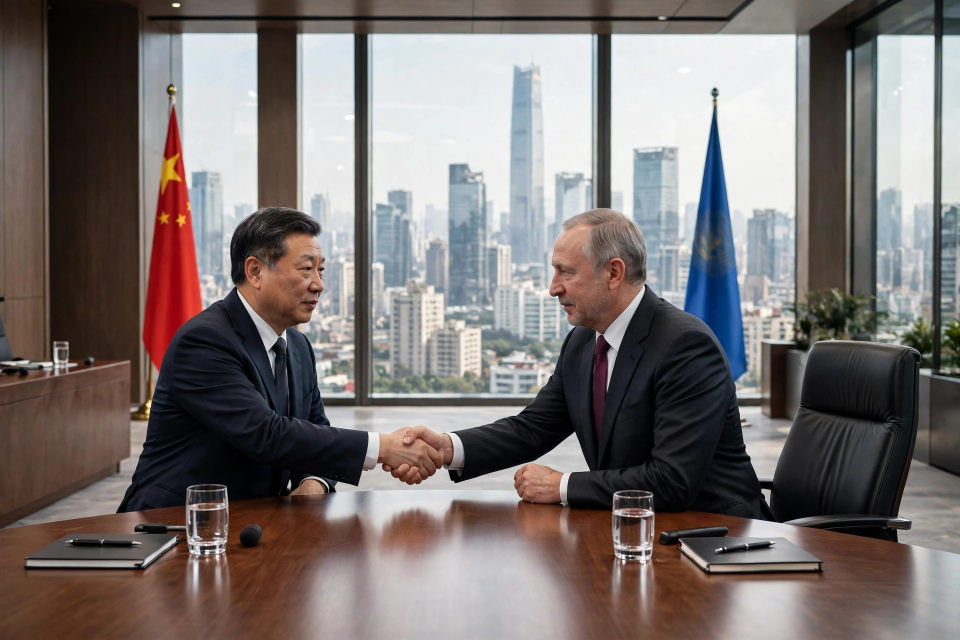
#> input picture panels/media-generation-panel-xi-putin-shenzhen-0-92c2fe18-8ecb-4c1f-a04a-138266af03f4.webp, 1920 x 1280 px (shown at 1/2 size)
$ python compose.py
#> lines starting #> are read from the running program, lines starting #| are printed output that depends on the picture
#!/usr/bin/env python3
"""Compose the news-image-20261118 entry: a 1024x1024 newspaper front page.

Layout (canvas 1024x1024, white paper background):
  masthead black band ......... y   0..100  "THE WORLD IN ONE DAY" +
                                          "WEDNESDAY, 18 NOVEMBER 2026"
  photo grid, 2x2 ............. y 108..744  two rows of 314
      each cell: photo 500x236 + caption bar 78 (red kicker + bold headline)
  "MORE FROM THE DAY" list .... y 752..1024  heading + 8 one-line headlines

All text is rendered here with PIL (DejaVu fonts); the four panel
illustrations contain no text at all. Output is JPEG bytes written to a
file named entry.png (the competition accepts JPEG bytes under that name),
at most 1,048,576 bytes.
"""

import os

from PIL import Image, ImageDraw, ImageFont

HERE = os.path.dirname(os.path.abspath(__file__))
PANELS_DIR = os.path.join(HERE, "panels")
OUT_PATH = os.path.join(HERE, "entry.png")

W, H = 1024, 1024
MASTHEAD_H = 100
MARGIN = 8
CELL_W = 500
PHOTO_H = 228
CAPTION_H = 86
ROW_H = PHOTO_H + CAPTION_H  # 314
GUTTER = 8
GRID_TOP = MASTHEAD_H + MARGIN          # 108
LIST_TOP = GRID_TOP + 2 * ROW_H + GUTTER  # 744
LIST_Y = LIST_TOP + MARGIN              # 752

BLACK = (0, 0, 0)
WHITE = (255, 255, 255)
PAPER = (250, 248, 242)
GOLD = (201, 162, 39)
RED = (178, 34, 34)
DARK = (20, 20, 20)
GREY = (90, 90, 90)

SERIF_BOLD = "/usr/share/fonts/truetype/dejavu/DejaVuSerif-Bold.ttf"
SANS_BOLD = "/usr/share/fonts/truetype/dejavu/DejaVuSans-Bold.ttf"
SANS = "/usr/share/fonts/truetype/dejavu/DejaVuSans.ttf"

PANELS = [
    {
        "file": "media-generation-panel-xi-putin-shenzhen-0-92c2fe18-8ecb-4c1f-a04a-138266af03f4.webp",
        "kicker": "CHINA  ·  APEC SUMMIT",
        "headline": "Xi meets Putin in Shenzhen ahead of Trump trilateral talks",
    },
    {
        "file": "media-generation-panel-gulf-war-hormuz-0-93e034b7-9e71-4003-9c4c-b813d149f9d8.webp",
        "kicker": "GULF  ·  WAR",
        "headline": "U.S. strikes Qeshm Island; Iran drones hit U.S. base in Kuwait",
    },
    {
        "file": "media-generation-panel-israel-knesset-0-f3ca275e-2745-4952-afae-64a2553771c5.webp",
        "kicker": "ISRAEL  ·  POLITICS",
        "headline": "Knesset elects Matan Kahana speaker as Netanyahu's foes win",
    },
    {
        "file": "media-generation-panel-alaska-senate-0-6c81b174-11bf-46ee-a0ca-384a49836676.webp",
        "kicker": "U.S.  ·  SENATE",
        "headline": "Peltola beats Sullivan in Alaska; Democrats eye 56\u201344 majority",
    },
]

# (kicker, rest) pairs; each renders as one line: bold red kicker + black text.
MORE = [
    ("UKRAINE", "Putin not ready for serious peace talks; 141 drones over Dnipro"),
    ("CYBER", "Tech-outage wave reaches the U.S. National Security Agency"),
    ("HEALTH", "U.S. loses its measles-free status"),
    ("INDIA", "Cyclone Akvan nears Odisha"),
    ("HAITI", "Thousands march in praise of El Salvador's Bukele"),
    ("MARKETS", "Nvidia revenue doubles to $115.84 billion"),
    ("RUSSIA", "Military plane crash kills 19"),
    ("ASIA", "Quad leaders meet in Manila; Trump announces Philippines trade deal"),
]


def font(path, size):
    return ImageFont.truetype(path, size)


def centre_crop_resize(img, w, h):
    """Centre-crop to the target aspect ratio, then resize to (w, h)."""
    sw, sh = img.size
    target = w / h
    src = sw / sh
    if src > target:  # too wide: crop sides
        nw = int(sh * target)
        x0 = (sw - nw) // 2
        img = img.crop((x0, 0, x0 + nw, sh))
    else:  # too tall: crop top/bottom
        nh = int(sw / target)
        y0 = (sh - nh) // 2
        img = img.crop((0, y0, sw, y0 + nh))
    return img.resize((w, h), Image.LANCZOS)


def wrap_text(draw, text, fnt, max_width, max_lines=2):
    """Greedy word wrap; returns a list of at most max_lines lines."""
    words = text.split()
    lines, cur = [], ""
    for word in words:
        trial = f"{cur} {word}".strip()
        if draw.textlength(trial, font=fnt) <= max_width:
            cur = trial
        else:
            if cur:
                lines.append(cur)
            cur = word
            if len(lines) == max_lines:
                break
    if cur and len(lines) < max_lines:
        lines.append(cur)
    return lines


def fit_headline(draw, text, max_width, start_size=25):
    """Largest bold size (down to 20) whose wrap fits in 2 lines."""
    size = start_size
    while size > 20:
        fnt = font(SANS_BOLD, size)
        if len(wrap_text(draw, text, fnt, max_width)) <= 2:
            return fnt, wrap_text(draw, text, fnt, max_width)
        size -= 1
    fnt = font(SANS_BOLD, 20)
    return fnt, wrap_text(draw, text, fnt, max_width)


def main():
    img = Image.new("RGB", (W, H), PAPER)
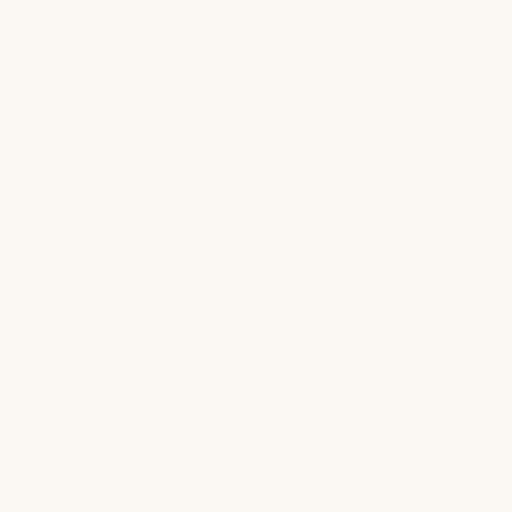
#> img: PIL image 1024x1024 RGB (shown at 1/2 size); mean R, G, B 250, 248, 242
    draw = ImageDraw.Draw(img)

    # ---- Masthead -------------------------------------------------------
    draw.rectangle([0, 0, W, MASTHEAD_H], fill=BLACK)
    title_fnt = font(SERIF_BOLD, 52)
    title = "THE WORLD IN ONE DAY"
    tw = draw.textlength(title, font=title_fnt)
#> tw = 752.8
    draw.text(((W - tw) / 2, 8), title, font=title_fnt, fill=WHITE)
    draw.rectangle([MARGIN, 66, W - MARGIN, 68], fill=GOLD)
    date_fnt = font(SANS_BOLD, 24)
    date = "WEDNESDAY, 18 NOVEMBER 2026"
    dw = draw.textlength(date, font=date_fnt)
#> dw = 452.5
    draw.text(((W - dw) / 2, 72), date, font=date_fnt, fill=GOLD)

    # ---- 2x2 photo grid -------------------------------------------------
    for i, panel in enumerate(PANELS):
        row, col = divmod(i, 2)
        x0 = MARGIN + col * (CELL_W + GUTTER)
        y0 = GRID_TOP + row * (ROW_H + GUTTER)
        src = Image.open(os.path.join(PANELS_DIR, panel["file"])).convert("RGB")
#> src is the input picture: PIL image 1920x1280 RGB; mean R, G, B 121.9, 114.3, 112.4
        img.paste(centre_crop_resize(src, CELL_W, PHOTO_H), (x0, y0))
#> in centre_crop_resize, `img = img.crop((0, y0, sw, y0 + nh))`:
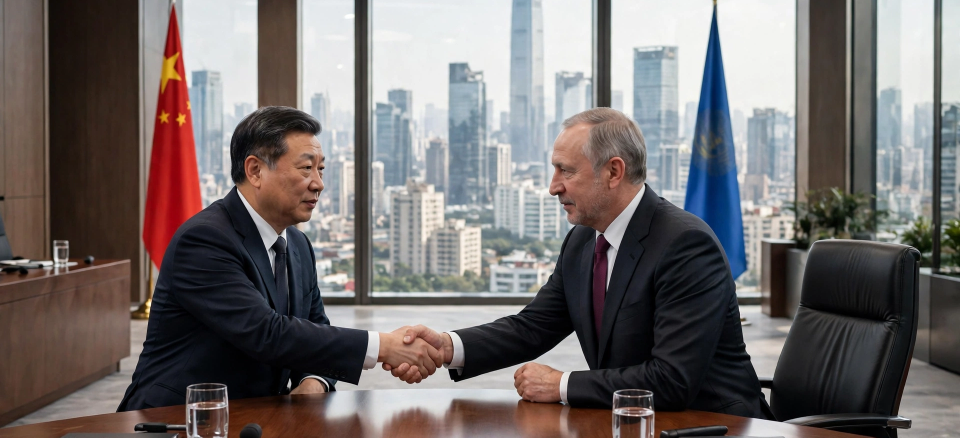
#> img: PIL image 1920x875 RGB (shown at 1/2 size); mean R, G, B 115.4, 109, 108.2
#> in centre_crop_resize, `return img.resize((w, h), Image.LANCZOS)`:
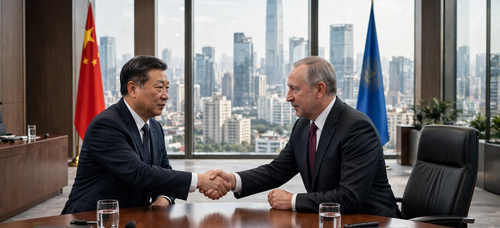
#> returned value: PIL image 500x228 RGB; mean R, G, B 115.4, 109, 108.2
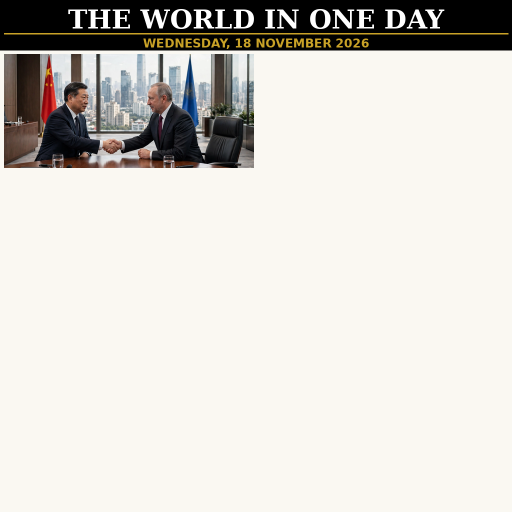
#> img: PIL image 1024x1024 RGB (shown at 1/2 size); mean R, G, B 214.8, 212.2, 206.6
        draw.rectangle([x0, y0, x0 + CELL_W - 1, y0 + PHOTO_H - 1],
                       outline=BLACK, width=1)
        # caption bar
        cy = y0 + PHOTO_H
        draw.rectangle([x0, cy, x0 + CELL_W, cy + CAPTION_H], fill=WHITE)
        kicker_fnt = font(SANS_BOLD, 16)
        draw.text((x0 + 10, cy + 6), panel["kicker"], font=kicker_fnt, fill=RED)
        head_fnt, lines = fit_headline(draw, panel["headline"], CELL_W - 20)
#> lines = ['Xi meets Putin in Shenzhen', 'ahead of Trump trilateral talks']
        ly = cy + 28
        for line in lines:
            draw.text((x0 + 10, ly), line, font=head_fnt, fill=DARK)
            ly += 26
#> this loop made 2 passes
#> (line, ly) on passes 1 to 2: ('Xi meets Putin in Shenzhen', 390), ('ahead of Trump trilateral talks', 416)
#> after the loop, ly = 416
#> pass 2 of the loop in main, `for i, panel in enumerate(PANELS):`:
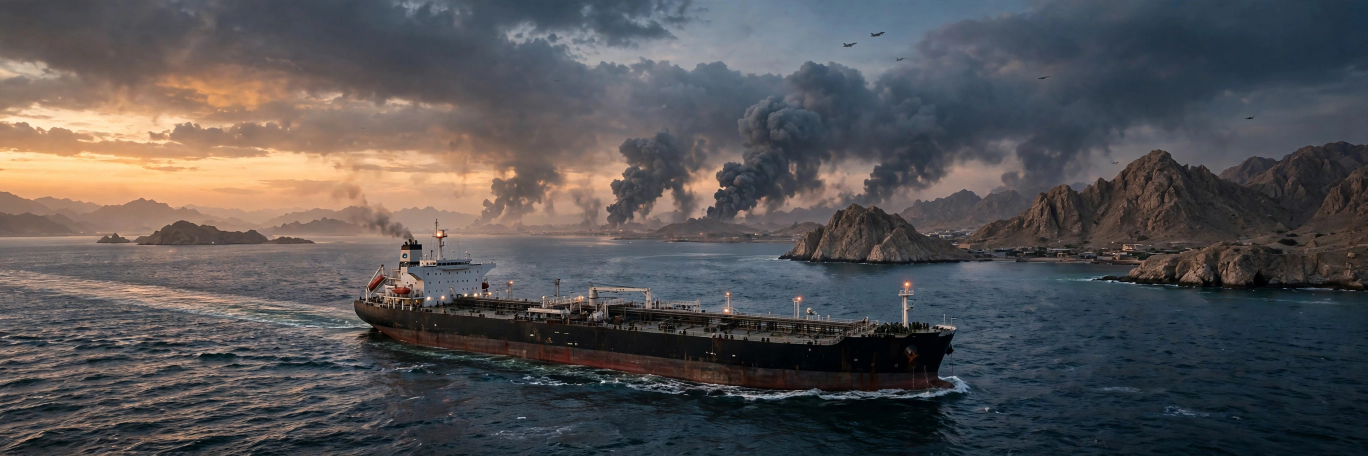
#> input picture panels/media-generation-panel-gulf-war-hormuz-0-93e034b7-9e71-4003-9c4c-b813d149f9d8.webp, 2736 x 912 px (shown at 1/2 size)
#> in main, src is the input picture: PIL image 2736x912 RGB; mean R, G, B 84.6, 82.5, 83.7
#> in centre_crop_resize (call 2), `return img.resize((w, h), Image.LANCZOS)`:
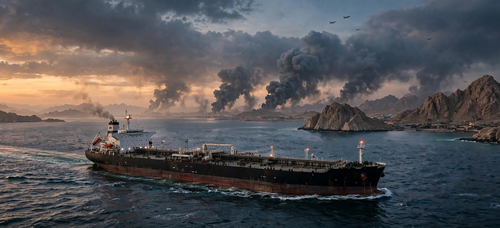
#> returned value: PIL image 500x228 RGB; mean R, G, B 84.2, 83.1, 85.7
#> in main, `img.paste(centre_crop_resize(src, CELL_W, PHOTO_H), (x0, y0))`:
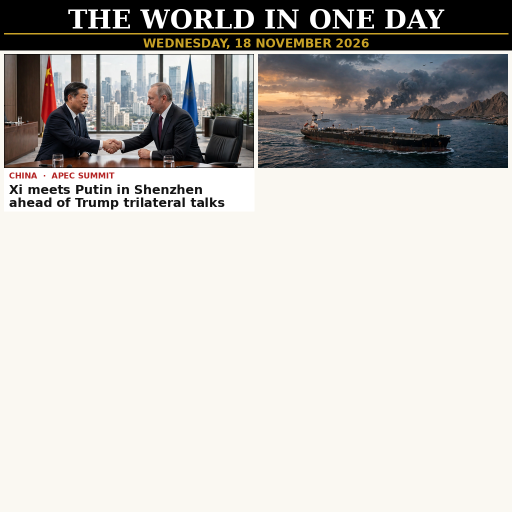
#> img: PIL image 1024x1024 RGB (shown at 1/2 size); mean R, G, B 195.3, 192.8, 188.3
#> lines = ['U.S. strikes Qeshm Island; Iran', 'drones hit U.S. base in Kuwait']
#> the loop in main, `for line in lines:` made 2 passes
#> after the loop in main, `for line in lines:`: ly = 416
#> pass 3 of the loop in main, `for i, panel in enumerate(PANELS):`:
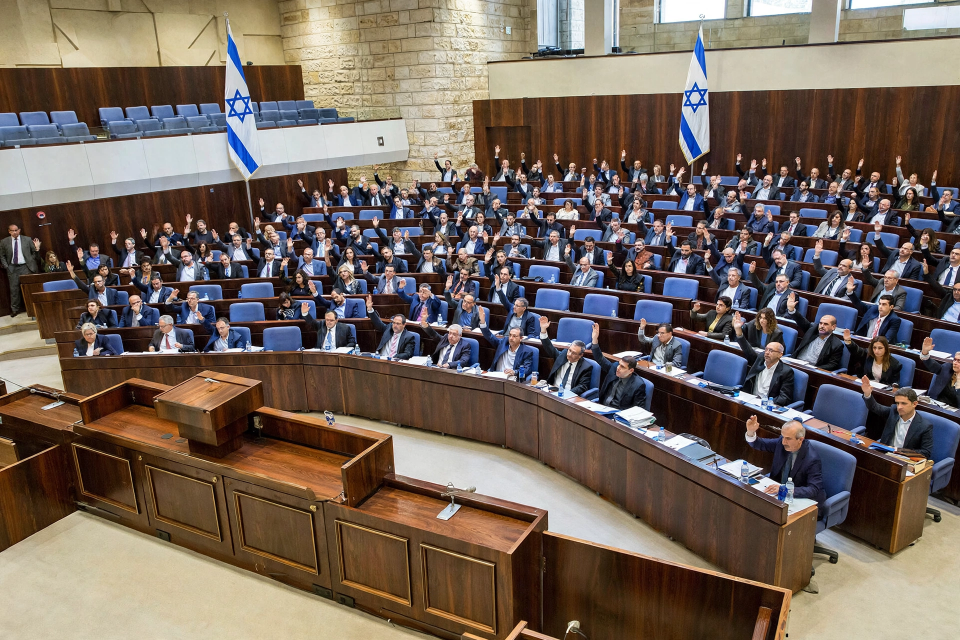
#> input picture panels/media-generation-panel-israel-knesset-0-f3ca275e-2745-4952-afae-64a2553771c5.webp, 1920 x 1280 px (shown at 1/2 size)
#> in main, src is the input picture: PIL image 1920x1280 RGB; mean R, G, B 114.9, 101.1, 91.3
#> in centre_crop_resize (call 3), `return img.resize((w, h), Image.LANCZOS)`:
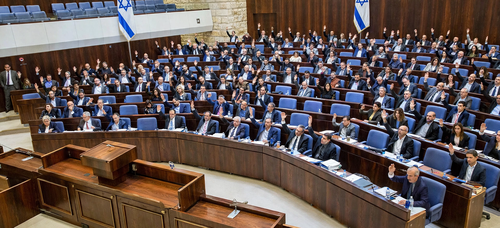
#> returned value: PIL image 500x228 RGB; mean R, G, B 97.8, 84.5, 82
#> in main, `img.paste(centre_crop_resize(src, CELL_W, PHOTO_H), (x0, y0))`:
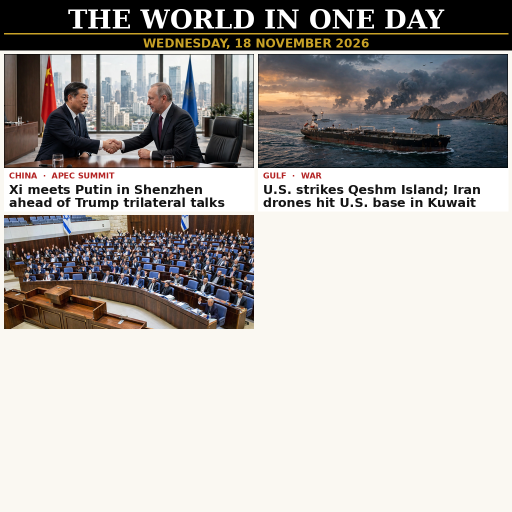
#> img: PIL image 1024x1024 RGB (shown at 1/2 size); mean R, G, B 177.4, 173.7, 169.9
#> lines = ['Knesset elects Matan Kahana', "speaker as Netanyahu's foes win"]
#> the loop in main, `for line in lines:` made 2 passes
#> (line, ly) on passes 1 to 2: ('Knesset elects Matan Kahana', 712), ("speaker as Netanyahu's foes win", 738)
#> after the loop in main, `for line in lines:`: ly = 738
#> the loop made 4 passes; the first 3 are shown

    # ---- MORE FROM THE DAY ----------------------------------------------
    draw.rectangle([0, LIST_TOP, W, LIST_TOP + 2], fill=BLACK)
    head_fnt = font(SANS_BOLD, 22)
    draw.text((MARGIN + 4, LIST_Y + 2), "MORE FROM THE DAY",
              font=head_fnt, fill=BLACK)
    date2_fnt = font(SANS_BOLD, 16)
    right = "18 NOVEMBER 2026"
    rw = draw.textlength(right, font=date2_fnt)
    draw.text((W - MARGIN - 4 - rw, LIST_Y + 7), right,
              font=date2_fnt, fill=GREY)
    draw.rectangle([MARGIN, LIST_Y + 32, W - MARGIN, LIST_Y + 34], fill=GOLD)

    kicker_fnt = font(SANS_BOLD, 18)
    body_fnt = font(SANS, 18)
    line_y = LIST_Y + 44
    line_step = 27
    for kicker, rest in MORE:
        draw.text((MARGIN + 4, line_y), "\u25aa ", font=body_fnt, fill=RED)
        kx = MARGIN + 4 + draw.textlength("\u25aa ", font=body_fnt)
        draw.text((kx, line_y), kicker + ":  ", font=kicker_fnt, fill=RED)
        tx = kx + draw.textlength(kicker + ":  ", font=kicker_fnt)
        draw.text((tx, line_y), rest, font=body_fnt, fill=DARK)
        line_y += line_step

    img.save(OUT_PATH, format="JPEG", quality=88, optimize=True)
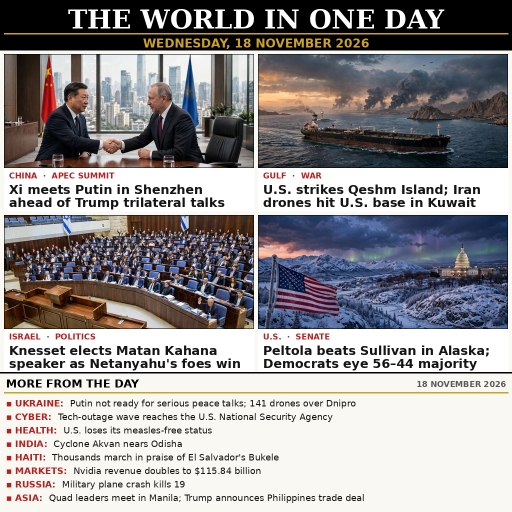
#> saved as entry.png: PIL image 1024x1024 RGB (shown at 1/2 size); mean R, G, B 150.6, 147.4, 147.9
    print(f"wrote {OUT_PATH} ({os.path.getsize(OUT_PATH)} bytes)")


if __name__ == "__main__":
    main()
